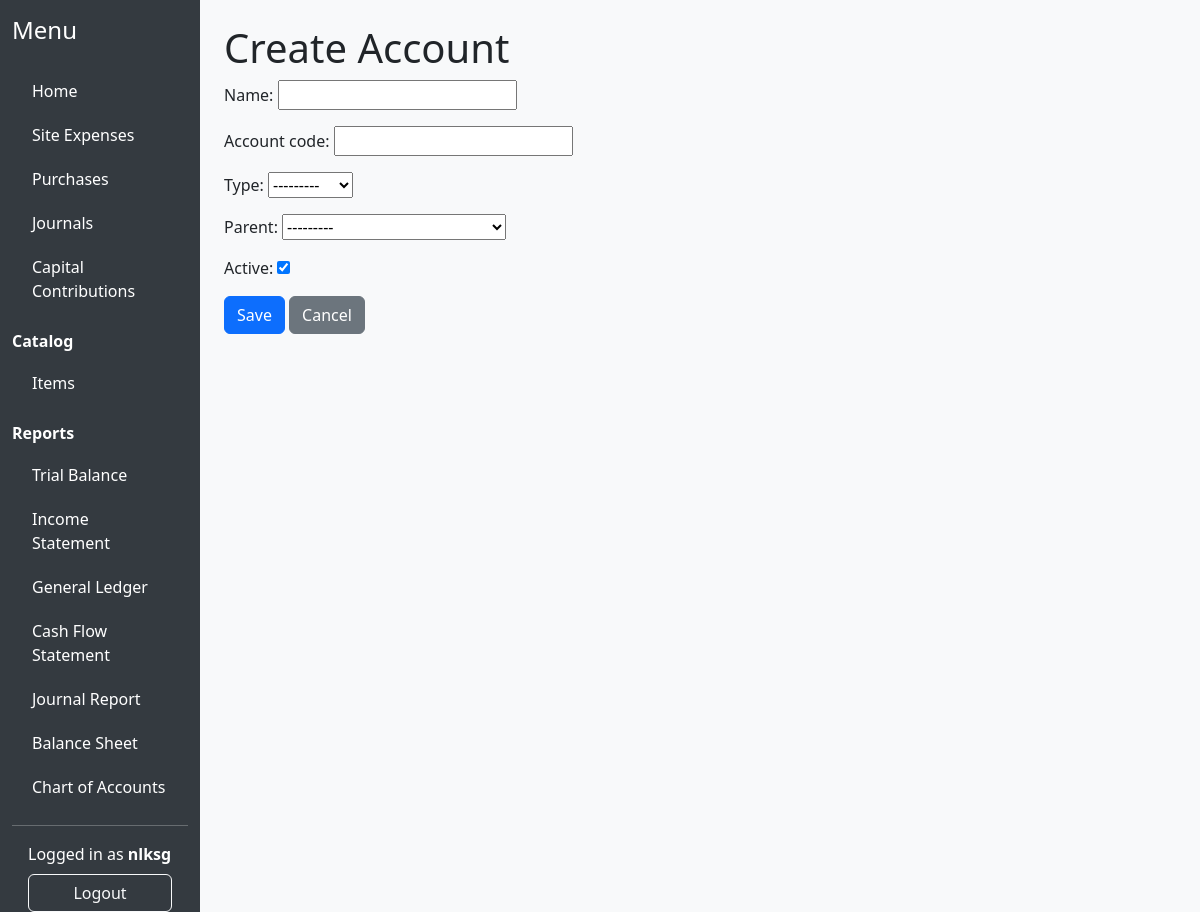
Page /accounting/accounts/new/ (signed in) on the committed database.
### accounting/models.py (models this page shows, shortened)
class Account(models.Model):
    ACCOUNT_TYPES = [
        ('asset', 'Asset'),
        ('liability', 'Liability'),
        ('equity', 'Equity'),
        ('income', 'Income'),
        ('expense', 'Expense'),
    ]
    name = models.CharField(max_length=100)
    type = models.CharField(max_length=10, choices=ACCOUNT_TYPES)
    account_code = models.CharField(max_length=20, unique=True)
    parent = models.ForeignKey('self', null=True, blank=True, on_delete=models.SET_NULL, related_name='children')
    active = models.BooleanField(default=True)
    def __str__(self):
        return self.name

### accounting/views_ledger.py (the view)
# urls.py: path('accounts/new/', views_ledger.account_create, name='account_create'),
@login_required
def account_create(request):
    parent_id = request.GET.get('parent')
    if request.method == 'POST':
        form = AccountForm(request.POST)
        if form.is_valid():
            form.save()
            return redirect('accounting:account_list')
    else:
        initial_data = {}
        if parent_id:
            initial_data['parent'] = parent_id
        form = AccountForm(initial=initial_data)
    return render(request, 'accounting/account_form.html', {'form': form})

### accounting/forms.py
class AccountForm(forms.ModelForm):
    class Meta:
        model = Account
        fields = ['name', 'account_code', 'type', 'parent', 'active']
    def __init__(self, *args, **kwargs):
        super().__init__(*args, **kwargs)
        self.fields['parent'].queryset = Account.objects.order_by('name')

### accounting/templatetags/accounting_extras.py (called while the page is built)
@register.filter
def startswith(text, starts):
    if isinstance(text, str):
        return text.startswith(starts)
    return False

@register.filter(name='is_accountant_or_admin')
def is_accountant_or_admin(user):
    return user.groups.filter(name__in=['Accountant', 'Admin']).exists()

### accounting/templates/accounting/account_form.html (shortened to what this page needs)
{% extends 'accounting/base.html' %}
{% block content %}
<h1>{% if account %}Edit Account{% else %}Create Account{% endif %}</h1>
<form method="post">
    {{ form.as_p }}
    <button type="submit" class="btn btn-primary">Save</button>
    <a href="{% url 'accounting:account_list' %}" class="btn btn-secondary">Cancel</a>
</form>
{% endblock %}

### accounting/templates/accounting/base.html (shortened to what this page needs)
{% load static %}
{% load accounting_extras %}
<!DOCTYPE html>
<html lang="en">
<head>
    <link href="https://cdn.jsdelivr.net/npm/bootstrap@5.3.0/dist/css/bootstrap.min.css" rel="stylesheet">
</head>
<body>
<div class="container-fluid">
    <div class="row">
        <nav class="col-md-2 d-none d-md-block sidebar">
            <div class="position-sticky">
                <h4 class="mt-3 mb-4">Menu</h4>
                <a href="{% url 'accounting:index' %}" class="{% if request.resolver_match.url_name == 'index' %}active{% endif %}">Home</a>
                <a href="/siteexpense/" class="{% if request.path|startswith:"/siteexpense" %}active{% endif %}">Site Expenses</a>
                {% if user|is_accountant_or_admin %}
                <a href="/purchases/" class="{% if request.path|startswith:"/purchases" %}active{% endif %}">Purchases</a>
                <a href="{% url 'accounting:journal_list' %}" class="{% if request.resolver_match.url_name == 'journal_list' %}active{% endif %}">Journals</a>
                <a href="{% url 'accounting:capital_contribution_list' %}" class="{% if request.resolver_match.url_name == 'capital_contribution_list' %}active{% endif %}">Capital Contributions</a>
                <div class="mb-2 mt-3"><strong>Catalog</strong></div>
                <a href="{% url 'purchase:item_list' %}" class="{% if request.path|startswith:"/items" %}active{% endif %}">Items</a>
                <div class="mb-2 mt-3"><strong>Reports</strong></div>
                <a href="{% url 'accounting:trial_balance' %}" class="{% if request.resolver_match.url_name == 'trial_balance' %}active{% endif %}">Trial Balance</a>
                <a href="{% url 'accounting:income_statement' %}" class="{% if request.resolver_match.url_name == 'income_statement' %}active{% endif %}">Income Statement</a>
                <a href="{% url 'accounting:general_ledger' %}" class="{% if request.resolver_match.url_name == 'general_ledger' %}active{% endif %}">General Ledger</a>
                <a href="{% url 'accounting:cash_flow' %}" class="{% if request.resolver_match.url_name == 'cash_flow' %}active{% endif %}">Cash Flow Statement</a>
                <a href="{% url 'accounting:journal_report' %}" class="{% if request.resolver_match.url_name == 'journal_report' %}active{% endif %}">Journal Report</a>
                <a href="{% url 'accounting:balance_sheet' %}" class="{% if request.resolver_match.url_name == 'balance_sheet' %}active{% endif %}">Balance Sheet</a>
                <a href="{% url 'accounting:account_list' %}" class="{% if request.resolver_match.url_name == 'account_list' %}active{% endif %}">Chart of Accounts</a>
                {% endif %}
                <hr>
                {% if request.user.is_authenticated %}
                    <span class="d-block px-3 mb-2">Logged in as <strong>{{ request.user.username }}</strong></span>
                    <form action="{% url 'logout' %}" method="post" class="d-grid px-3">
                        <button type="submit" class="btn btn-outline-light">Logout</button>
                    </form>
                {% else %}
                    <a href="{% url 'login' %}" class="btn btn-outline-light w-100 mb-2">Login</a>
                {% endif %}
            </div>
        </nav>
        <main class="col-md-9 ms-sm-auto col-lg-10 px-md-4 py-4">
            {% block content %}{% endblock %}
        </main>
    </div>
</div>
</body>
</html>

### accounting/templates/accounting/base.html (style rules this page uses)
body { background: #f8f9fa; }
.sidebar { min-height: 100vh; background: #343a40; color: #fff; }
.sidebar a { color: #fff; text-decoration: none; display: block; padding: 10px 20px; }

### rows in the picture
Account: type "---------", parent "---------", active "☑"

### other values in the picture
{{ request.user.username }} "nlksg"
